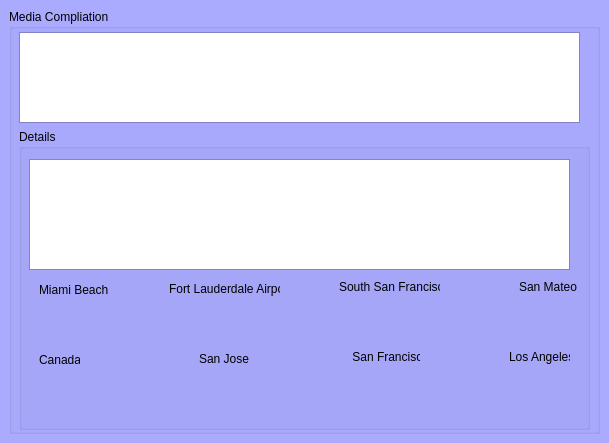
<?xml version="1.0" encoding="UTF-8"?>
<ui version="4.0">
 <class>BookWindow</class>
 <widget class="QMainWindow" name="BookWindow">
  <property name="geometry">
   <rect>
    <x>0</x>
    <y>0</y>
    <width>609</width>
    <height>443</height>
   </rect>
  </property>
  <property name="palette">
   <palette>
    <active>
     <colorrole role="Base">
      <brush brushstyle="SolidPattern">
       <color alpha="255">
        <red>255</red>
        <green>255</green>
        <blue>255</blue>
       </color>
      </brush>
     </colorrole>
     <colorrole role="Window">
      <brush brushstyle="SolidPattern">
       <color alpha="255">
        <red>170</red>
        <green>170</green>
        <blue>255</blue>
       </color>
      </brush>
     </colorrole>
    </active>
    <inactive>
     <colorrole role="Base">
      <brush brushstyle="SolidPattern">
       <color alpha="255">
        <red>255</red>
        <green>255</green>
        <blue>255</blue>
       </color>
      </brush>
     </colorrole>
     <colorrole role="Window">
      <brush brushstyle="SolidPattern">
       <color alpha="255">
        <red>170</red>
        <green>170</green>
        <blue>255</blue>
       </color>
      </brush>
     </colorrole>
    </inactive>
    <disabled>
     <colorrole role="Base">
      <brush brushstyle="SolidPattern">
       <color alpha="255">
        <red>170</red>
        <green>170</green>
        <blue>255</blue>
       </color>
      </brush>
     </colorrole>
     <colorrole role="Window">
      <brush brushstyle="SolidPattern">
       <color alpha="255">
        <red>170</red>
        <green>170</green>
        <blue>255</blue>
       </color>
      </brush>
     </colorrole>
    </disabled>
   </palette>
  </property>
  <property name="windowTitle">
   <string>Media Compilation - Books, articles, documents and websites</string>
  </property>
  <property name="autoFillBackground">
   <bool>false</bool>
  </property>
  <widget class="QWidget" name="centralWidget">
   <layout class="QVBoxLayout">
    <property name="spacing">
     <number>6</number>
    </property>
    <property name="margin">
     <number>9</number>
    </property>
    <item>
     <widget class="QGroupBox" name="groupBox">
      <property name="title">
       <string>Media Compliation</string>
      </property>
      <widget class="QTableView" name="bookTable">
       <property name="geometry">
        <rect>
         <x>10</x>
         <y>23</y>
         <width>561</width>
         <height>91</height>
        </rect>
       </property>
       <property name="selectionBehavior">
        <enum>QAbstractItemView::SelectRows</enum>
       </property>
      </widget>
      <widget class="QGroupBox" name="groupBox_2">
       <property name="geometry">
        <rect>
         <x>10</x>
         <y>120</y>
         <width>571</width>
         <height>301</height>
        </rect>
       </property>
       <property name="title">
        <string>Details</string>
       </property>
       <widget class="QTextEdit" name="editTextEdit">
        <property name="geometry">
         <rect>
          <x>10</x>
          <y>30</y>
          <width>541</width>
          <height>111</height>
         </rect>
        </property>
       </widget>
       <widget class="QLabel" name="miami_beach">
        <property name="geometry">
         <rect>
          <x>20</x>
          <y>170</y>
          <width>50</width>
          <height>50</height>
         </rect>
        </property>
        <property name="minimumSize">
         <size>
          <width>50</width>
          <height>50</height>
         </size>
        </property>
        <property name="maximumSize">
         <size>
          <width>100</width>
          <height>100</height>
         </size>
        </property>
        <property name="text">
         <string/>
        </property>
        <property name="pixmap">
         <pixmap resource="books.qrc">:/images/miamibeach.png</pixmap>
        </property>
       </widget>
       <widget class="QLabel" name="lb_fort_lauderdale">
        <property name="geometry">
         <rect>
          <x>180</x>
          <y>170</y>
          <width>50</width>
          <height>50</height>
         </rect>
        </property>
        <property name="minimumSize">
         <size>
          <width>50</width>
          <height>50</height>
         </size>
        </property>
        <property name="maximumSize">
         <size>
          <width>100</width>
          <height>100</height>
         </size>
        </property>
        <property name="text">
         <string/>
        </property>
        <property name="pixmap">
         <pixmap resource="books.qrc">:/images/fort_lauderdale_airport.png</pixmap>
        </property>
       </widget>
       <widget class="QLabel" name="label_2">
        <property name="geometry">
         <rect>
          <x>340</x>
          <y>170</y>
          <width>50</width>
          <height>50</height>
         </rect>
        </property>
        <property name="minimumSize">
         <size>
          <width>50</width>
          <height>50</height>
         </size>
        </property>
        <property name="maximumSize">
         <size>
          <width>100</width>
          <height>100</height>
         </size>
        </property>
        <property name="text">
         <string/>
        </property>
        <property name="pixmap">
         <pixmap resource="books.qrc">:/images/south_san_francisco.png</pixmap>
        </property>
       </widget>
       <widget class="QLabel" name="label_6">
        <property name="geometry">
         <rect>
          <x>500</x>
          <y>170</y>
          <width>50</width>
          <height>50</height>
         </rect>
        </property>
        <property name="minimumSize">
         <size>
          <width>50</width>
          <height>50</height>
         </size>
        </property>
        <property name="maximumSize">
         <size>
          <width>100</width>
          <height>100</height>
         </size>
        </property>
        <property name="text">
         <string/>
        </property>
        <property name="pixmap">
         <pixmap resource="books.qrc">:/images/san_mateo.png</pixmap>
        </property>
       </widget>
       <widget class="QLabel" name="label_7">
        <property name="geometry">
         <rect>
          <x>20</x>
          <y>150</y>
          <width>71</width>
          <height>21</height>
         </rect>
        </property>
        <property name="text">
         <string>Miami Beach</string>
        </property>
       </widget>
       <widget class="QLabel" name="label_8">
        <property name="geometry">
         <rect>
          <x>150</x>
          <y>150</y>
          <width>111</width>
          <height>20</height>
         </rect>
        </property>
        <property name="text">
         <string>Fort Lauderdale Airport</string>
        </property>
       </widget>
       <widget class="QLabel" name="label_9">
        <property name="geometry">
         <rect>
          <x>320</x>
          <y>150</y>
          <width>101</width>
          <height>16</height>
         </rect>
        </property>
        <property name="text">
         <string>South San Francisco</string>
        </property>
       </widget>
       <widget class="QLabel" name="label_10">
        <property name="geometry">
         <rect>
          <x>500</x>
          <y>150</y>
          <width>61</width>
          <height>16</height>
         </rect>
        </property>
        <property name="text">
         <string>San Mateo</string>
        </property>
       </widget>
       <widget class="QLabel" name="canada">
        <property name="geometry">
         <rect>
          <x>20</x>
          <y>240</y>
          <width>50</width>
          <height>50</height>
         </rect>
        </property>
        <property name="minimumSize">
         <size>
          <width>50</width>
          <height>50</height>
         </size>
        </property>
        <property name="maximumSize">
         <size>
          <width>100</width>
          <height>100</height>
         </size>
        </property>
        <property name="text">
         <string/>
        </property>
        <property name="pixmap">
         <pixmap resource="books.qrc">:/images/canada.png</pixmap>
        </property>
       </widget>
       <widget class="QLabel" name="label_11">
        <property name="geometry">
         <rect>
          <x>20</x>
          <y>220</y>
          <width>41</width>
          <height>21</height>
         </rect>
        </property>
        <property name="text">
         <string>Canada</string>
        </property>
       </widget>
       <widget class="QLabel" name="lb_san_jose">
        <property name="geometry">
         <rect>
          <x>180</x>
          <y>240</y>
          <width>50</width>
          <height>50</height>
         </rect>
        </property>
        <property name="minimumSize">
         <size>
          <width>50</width>
          <height>50</height>
         </size>
        </property>
        <property name="maximumSize">
         <size>
          <width>100</width>
          <height>100</height>
         </size>
        </property>
        <property name="text">
         <string/>
        </property>
        <property name="pixmap">
         <pixmap resource="books.qrc">:/images/san_jose.png</pixmap>
        </property>
       </widget>
       <widget class="QLabel" name="label_3">
        <property name="geometry">
         <rect>
          <x>340</x>
          <y>240</y>
          <width>50</width>
          <height>50</height>
         </rect>
        </property>
        <property name="minimumSize">
         <size>
          <width>50</width>
          <height>50</height>
         </size>
        </property>
        <property name="maximumSize">
         <size>
          <width>100</width>
          <height>100</height>
         </size>
        </property>
        <property name="text">
         <string/>
        </property>
        <property name="pixmap">
         <pixmap resource="books.qrc">:/images/san_francisco.png</pixmap>
        </property>
       </widget>
       <widget class="QLabel" name="label_12">
        <property name="geometry">
         <rect>
          <x>500</x>
          <y>240</y>
          <width>50</width>
          <height>50</height>
         </rect>
        </property>
        <property name="minimumSize">
         <size>
          <width>50</width>
          <height>50</height>
         </size>
        </property>
        <property name="maximumSize">
         <size>
          <width>100</width>
          <height>100</height>
         </size>
        </property>
        <property name="text">
         <string/>
        </property>
        <property name="pixmap">
         <pixmap resource="books.qrc">:/images/los_angeles.png</pixmap>
        </property>
       </widget>
       <widget class="QLabel" name="label_13">
        <property name="geometry">
         <rect>
          <x>180</x>
          <y>220</y>
          <width>51</width>
          <height>20</height>
         </rect>
        </property>
        <property name="text">
         <string>San Jose</string>
        </property>
       </widget>
       <widget class="QLabel" name="label_14">
        <property name="geometry">
         <rect>
          <x>330</x>
          <y>220</y>
          <width>71</width>
          <height>16</height>
         </rect>
        </property>
        <property name="text">
         <string> San Francisco</string>
        </property>
       </widget>
       <widget class="QLabel" name="label_15">
        <property name="geometry">
         <rect>
          <x>490</x>
          <y>220</y>
          <width>61</width>
          <height>16</height>
         </rect>
        </property>
        <property name="text">
         <string>Los Angeles</string>
        </property>
       </widget>
       <zorder>editTextEdit</zorder>
       <zorder>lb_fort_lauderdale</zorder>
       <zorder>label_2</zorder>
       <zorder>label_6</zorder>
       <zorder>label_7</zorder>
       <zorder>label_8</zorder>
       <zorder>label_9</zorder>
       <zorder>label_10</zorder>
       <zorder>miami_beach</zorder>
       <zorder>canada</zorder>
       <zorder>label_11</zorder>
       <zorder>lb_san_jose</zorder>
       <zorder>label_3</zorder>
       <zorder>label_12</zorder>
       <zorder>label_13</zorder>
       <zorder>label_14</zorder>
       <zorder>label_15</zorder>
      </widget>
     </widget>
    </item>
   </layout>
  </widget>
 </widget>
 <tabstops>
  <tabstop>bookTable</tabstop>
 </tabstops>
 <resources>
  <include location="books.qrc"/>
 </resources>
 <connections/>
</ui>
